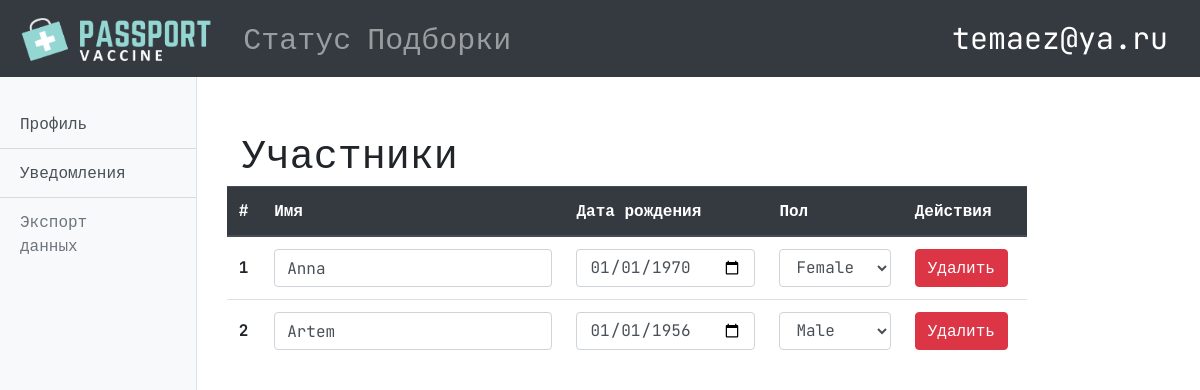
Page /settings/ (signed in) on the committed database.
### vaccineapp/models.py (models this page shows, shortened)
class Person(models.Model):
    name = models.CharField(max_length=200, verbose_name="имя человека")
    dateofbirth = models.DateField(verbose_name="дата рождения")
    SEX = (
        ('M', 'MALE'),
        ('F', 'FEMALE')
    )
    sex = models.CharField(max_length=1, choices=SEX, verbose_name="пол", default='M')
    user = models.ForeignKey(User, on_delete=models.CASCADE, verbose_name="пользователь", blank=True, null=True)
    def __str__(self):
        return self.name
    class Meta:
        verbose_name = "Персона"
        verbose_name_plural = "Персоны"

### vaccineapp/views.py (the view)
# urls.py: path('settings/', views.settings, name='settings'),
def settings(request):
    context = {}
    person_list = Person.objects.filter(user__email__icontains=request.user.email).order_by('name')
    print(person_list)
    context['person_list'] = person_list
    return render(request, 'settings.html', context)

### vaccineapp/templates/settings.html (shortened to what this page needs)
{% extends 'base.html'%}
{% load static %}
{%block content%}
<main class="settings-container d-flex">
    <div class="bg-light border-right" id="sidebar-wrapper">
      <div class="list-group list-group-flush" style="margin-top: 100px;">
        <a href="#" class="list-group-item list-group-item-action bg-light" data-id="profile">Профиль</a>
        <a href="#" class="list-group-item list-group-item-action bg-light" data-id="notifications">Уведомления</a>
        <a href="#" class="list-group-item list-group-item-action bg-light disabled" data-id="export">Экспорт данных</a>
      </div>
    </div>
    <div class="container-fluid" style="margin-top: 100px;">
        <div class="settings_view settings_profile">
            <h1>Участники</h1>
            <div class="row">
            <table class="table person-table col-md-10" style="min-width:800px;">
                <thead class="thead-dark">
                    <tr>
                    <th scope="col">#</th>
                    <th scope="col">Имя</th>
                    <th scope="col">Дата рождения</th>
                    <th scope="col">Пол</th>
                    <th scope="col">Действия</th>
                    </tr>
                </thead>
                <tbody>
                    {%for person in person_list%}
                    <tr>
                        <th scope="row" style="vertical-align: middle;">{{forloop.counter}}</th>
                        <td><input type="text" value="{{person.name}}" person-id="{{person.pk}}" class="person-name form-control"></input></td>
                        <td><input type="date" value="{{person.dateofbirth | date:"Y-m-d" }}" person-id="{{person.pk}}" class="person-birth-date form-control"></input></td>
                        <td>
                        <select person-id="{{person.pk}}" class="person-sex form-control">
                            <option value="M" {%if person.sex == 'M'%} selected {%endif%}>Male</option>
                            <option value="F" {%if person.sex == 'F'%} selected {%endif%}>Female</option>
                        </select>
                        </td>
                        <td><button class="btn btn-danger delete-person" person-id="{{person.pk}}" data-toggle="modal" data-target="#exampleModal">Удалить</button></td>
                    </tr>
                    {%endfor%}
                </tbody>
            </table>
            </div>
        </div>
    </div>
</main>
{%endblock%}

### vaccineapp/templates/navbar.html (shortened to what this page needs)
{% load static %}
<nav class="navbar navbar-expand-md navbar-dark fixed-top bg-dark">
    <a class="navbar-brand" href="#">
        <img src="{% static 'img/vaccine_logo.png' %}" height="50" class="d-inline-block align-top" alt="" loading="lazy">
    </a>
    {% if user.is_authenticated %}
    <div class="collapse navbar-collapse" id="navbarCollapse">
        <ul class="navbar-nav mr-auto">
        <li class="nav-item {%if request.path_info == '/' %}active{%endif%}">
            <a class="nav-link" href="/">Статус <span class="sr-only">(current)</span> </a>
        </li>
        <li class="nav-item {%if 'collections' in request.build_absolute_uri   %}active{%endif%}"">
            <a class="nav-link" href="/collections">Подборки</a>
        </li>
        </ul>
    </div>
    <div class="nav-item dropdown my-2 my-lg-0" id="nav-user">
        <a class="nav-link" href="#" id="navbarDropdown" role="button" data-toggle="dropdown" aria-haspopup="true" aria-expanded="false">
        {{ request.user.email }}
        </a>
    </div>
    {%endif%}
</nav>

### vaccineapp/static/style.css (style rules this page uses)
body { min-height: 75rem; padding-top: 7rem; font-family: 'JetBrains Mono', monospace; }
.navbar a { color: white; font-size: 30px; }
.settings-container { width: 100%; top: 0; bottom: 0; position: absolute; }
.list-group-item { padding-right: 70px; }
.settings_profile { padding: 30px; }

### vaccineapp/templates/settings.html (style rules this page uses)
body { overflow: hidden; }

### rows in the picture
Person: name "Anna", dateofbirth "01/01/1970", sex+id "Female"
Person: name "Artem", dateofbirth "01/01/1956", sex+id "Male"

### other values in the picture
{{ request.user.email }} "temaez@ya.ru"
